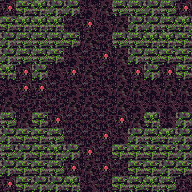

Tiled map render using the project's own tile images. Description and the whole map definition, tile-layer contents included, below:
An orthogonal 12x12 tile map with 16x16 px tiles, 1 tile layer (tile) and 7 objects.

<map version="1.0" tiledversion="1.1.2" orientation="orthogonal" renderorder="right-down" width="12" height="12" tilewidth="16" tileheight="16" infinite="0" nextobjectid="62">
 <tileset firstgid="1" source="tileset.tsx" />
 <layer name="tile" width="12" height="12">
  <data encoding="csv">
22,20,21,18,18,24,23,19,19,18,19,22,
20,21,21,21,25,22,24,23,18,18,19,21,
18,19,19,19,20,23,25,19,19,21,21,20,
18,19,19,20,24,25,22,23,18,19,20,20,
21,22,18,24,22,23,25,23,22,18,22,20,
24,22,22,25,24,25,24,23,23,24,23,23,
23,25,6,25,23,7,25,23,24,24,24,24,
19,23,20,22,25,25,25,22,23,21,24,18,
18,20,20,19,25,25,22,24,18,19,21,18,
19,18,20,21,18,22,25,20,20,20,20,18,
18,20,20,19,22,23,22,25,20,20,18,20,
22,20,18,18,21,24,25,20,19,21,19,6
</data>
 </layer>
 <objectgroup name="creature">
  <object id="55" gid="245" x="64" y="80" width="16" height="16">
   <properties>
    <property name="probability" value="8" />
   </properties>
  </object>
  <object id="56" gid="245" x="112" y="128" width="16" height="16">
   <properties>
    <property name="probability" value="8" />
   </properties>
  </object>
  <object id="57" gid="244" x="112" y="80" width="16" height="16">
   <properties>
    <property name="probability" value="8" />
   </properties>
  </object>
  <object id="58" gid="244" x="64" y="128" width="16" height="16">
   <properties>
    <property name="probability" value="8" />
   </properties>
  </object>
  <object id="59" gid="245" x="80" y="96" width="16" height="16">
   <properties>
    <property name="probability" value="8" />
   </properties>
  </object>
  <object id="60" gid="247" x="144" y="112" width="16" height="16">
   <properties>
    <property name="probability" value="8" />
   </properties>
  </object>
  <object id="61" gid="246" x="112" y="176" width="16" height="16">
   <properties>
    <property name="probability" value="8" />
   </properties>
  </object>
 </objectgroup>
 <objectgroup name="furniture" />
 <objectgroup name="description" />
</map>
